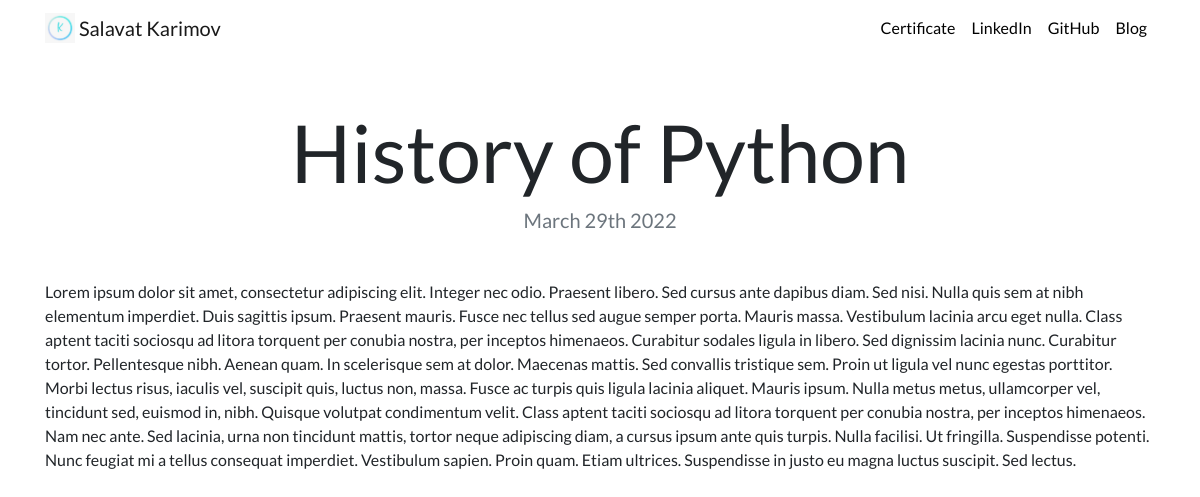
Screenshot of /blog/12/ with the database file from the repository.
### blog/models.py (models this page shows, shortened)
class Blog(models.Model):
    title = models.CharField(max_length=200)
    description = models.TextField()
    date = models.DateField(default=datetime.now())

### blog/views.py (the view)
# urls.py: path('<int:blog_id>/', views.detail, name='detail'),
def detail(requst, blog_id):
    blog = get_object_or_404(Blog, pk=blog_id)
    return render(requst, 'blog/detail.html', {'blog':blog})

### blog/templates/blog/detail.html
{% extends "portfolio/base.html" %}
{% load static %}
{% block content %}
<h1 class="text-center mt-5" id="blogdetailtitle">{{ blog.title }}</h1>
<h5 class="text-center text-muted mb-5">{{ blog.date|date:'F jS Y' }}</h5>
{{ blog.description|safe }}
{% endblock %}

### portfolio/static/portfolio/custom.css (style rules this page uses)
body { font-family: 'Lato', sans-serif; }
@media (min-width: 992px) { #blogdetailtitle { font-size: 5rem; } }

### rows the page displays
Blog: title "History of Python", date "March 29th 2022", description "Lorem ipsum dolor sit amet, consectetur adipiscing elit. Integer nec odio. Praesent libero. Sed cursus ante dapibus diam. Sed nisi. Nulla quis sem at nibh elementum imperdiet. Duis sagittis ipsum. Praesent mauris. Fusce nec tellus sed augue semper porta. Mauris massa. Vestibulum lacinia arcu eget nulla. Class aptent taciti sociosqu ad litora torquent per conubia nostra, per inceptos himenaeos. Curabitur sodales ligula in libero. Sed dignissim lacinia nunc. Curabitur tortor. Pellentesque nibh. Aenean quam. In scelerisque sem at dolor. Maecenas mattis. Sed convallis tristique sem. Proin ut ligula vel nunc egestas porttitor. Morbi lectus risus, iaculis vel, suscipit quis, luctus non, massa.…"
